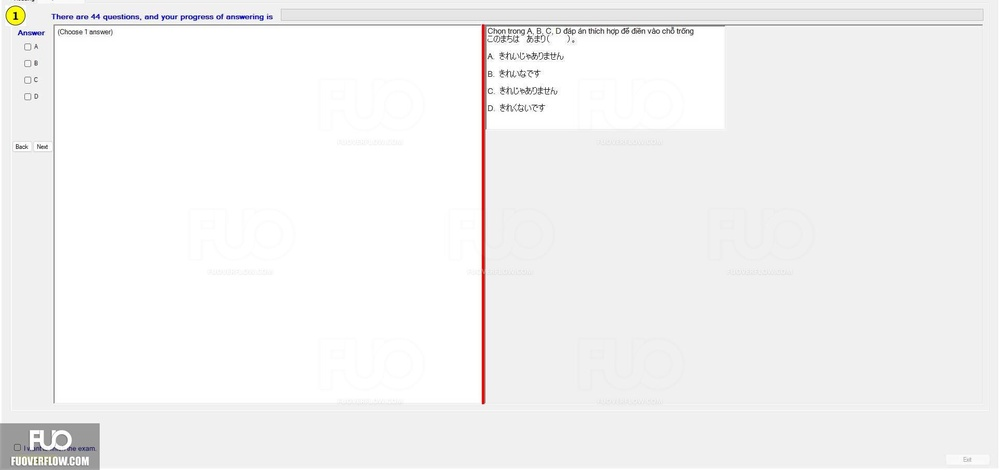
#> input picture nhung_dang_hinh/4.jpg, 1000 x 470 px, shrunk from 1926 x 906 before the run
$ python test_focus.py
#> lines starting #> are read from the running program, lines starting #| are printed output that depends on the picture; after the words box and inside, x2 and y2 are one past the last pixel; in counts of white or black regions, pixels touching at a corner belong together
# -*- coding: utf-8 -*-
"""
Created on Mon May 20 21:36:46 2024

@author: tlooc
"""

import cv2
import pytesseract
from PIL import Image

# Đặt đường dẫn tới Tesseract executable (nếu cần thiết, chỉ áp dụng cho Windows)
pytesseract.pytesseract.tesseract_cmd = r'C:\Program Files\Tesseract-OCR\tesseract.exe'

def extract_text_from_contours(image_path, target_chars='ABCD', lang='eng'):
    # Đọc hình ảnh
#> called with image_path = 'nhung_dang_hinh/4.jpg', target_chars = 'ABCD', lang = 'eng'
    img = cv2.imread(image_path)
#> img is the input picture: shape (470, 1000, 3); mean B, G, R 243.1, 243.1, 243.6

    # Chuyển đổi hình ảnh sang grayscale
    gray = cv2.cvtColor(img, cv2.COLOR_BGR2GRAY)

    # Áp dụng ngưỡng để nhị phân hóa hình ảnh
    _, thresh = cv2.threshold(gray, 150, 255, cv2.THRESH_BINARY_INV)
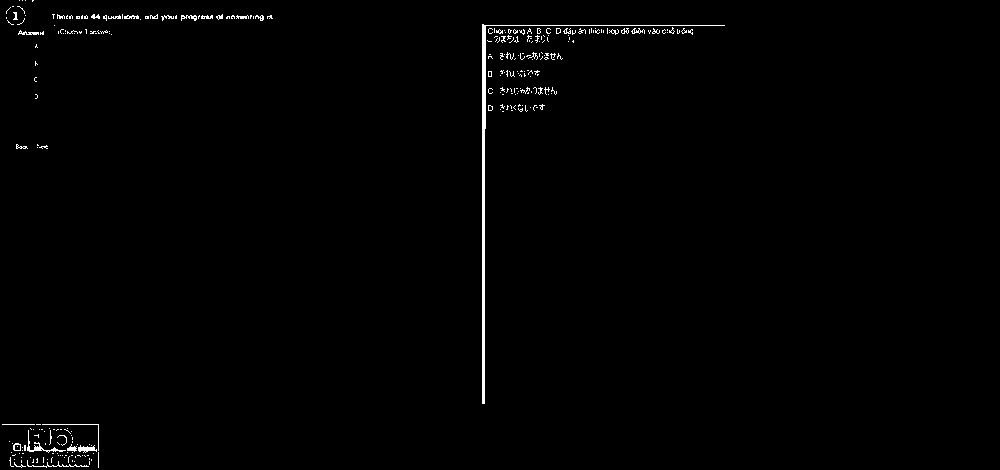
#> thresh: shape (470, 1000); 0.85% white in thin lines or dots, all inside (x1, y1, x2, y2) = (2, 0, 725, 468)

    # Tìm các đường viền trong hình ảnh
    contours, _ = cv2.findContours(thresh, cv2.RETR_EXTERNAL, cv2.CHAIN_APPROX_SIMPLE)
#> contours = 275 contours, 266 with area under 20; largest, box (x1, y1, x2, y2) and area: (482, 24, 725, 404) 862, (27, 430, 66, 453) 71, (78, 445, 97, 453) 60, (13, 443, 21, 451) 45, (18, 30, 39, 35) 30

    detected_text = []

    for contour in contours:
        # Tìm khung hình chữ nhật bao quanh đường viền
        x, y, w, h = cv2.boundingRect(contour)

        # Cắt hình ảnh theo khung hình chữ nhật
        cropped_img = img[y:y+h, x:x+w]

        # Sử dụng pytesseract để nhận diện văn bản từ hình ảnh đã cắt
        text = pytesseract.image_to_string(cropped_img, lang=lang)

        # Kiểm tra nếu văn bản chứa bất kỳ ký tự nào trong target_chars
        if any(char in text for char in target_chars):
            detected_text.append(text)

            # Vẽ khung hình chữ nhật xung quanh các ký tự được phát hiện
            cv2.rectangle(img, (x, y), (x + w, y + h), (0, 255, 0), 2)
#> this loop made 1 pass
#> (x, y, w, h) on pass 1: (14, 462, 12, 6)
#> after the loop, detected_text = []

    # # Hiển thị hình ảnh với các khung chữ nhật đã được vẽ
    # cv2.imshow('Detected Characters', img)
    # cv2.waitKey(0)
    # cv2.destroyAllWindows()

    return detected_text

# Đường dẫn tới hình ảnh cần xử lý
image_path = 'nhung_dang_hinh/4.jpg'

# Nhận diện văn bản từ hình ảnh
#> (the run stopped early here; a loop or call above may not have finished)

$ run again, with nhung_dang_hinh/1.jpg copied over nhung_dang_hinh/4.jpg
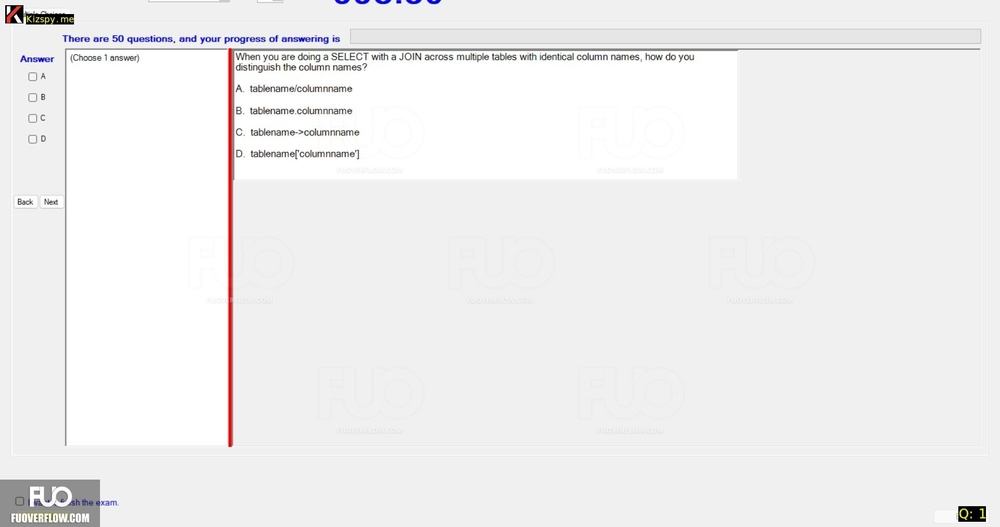
#> input picture nhung_dang_hinh/1.jpg, 1000 x 527 px, shrunk from 1920 x 1012 before the run
#> in extract_text_from_contours, img is the input picture: shape (527, 1000, 3); mean B, G, R 239.6, 239.4, 239.9
#> in extract_text_from_contours, `_, thresh = cv2.threshold(gray, 150, 255, cv2.THRESH_BINARY_INV)`:
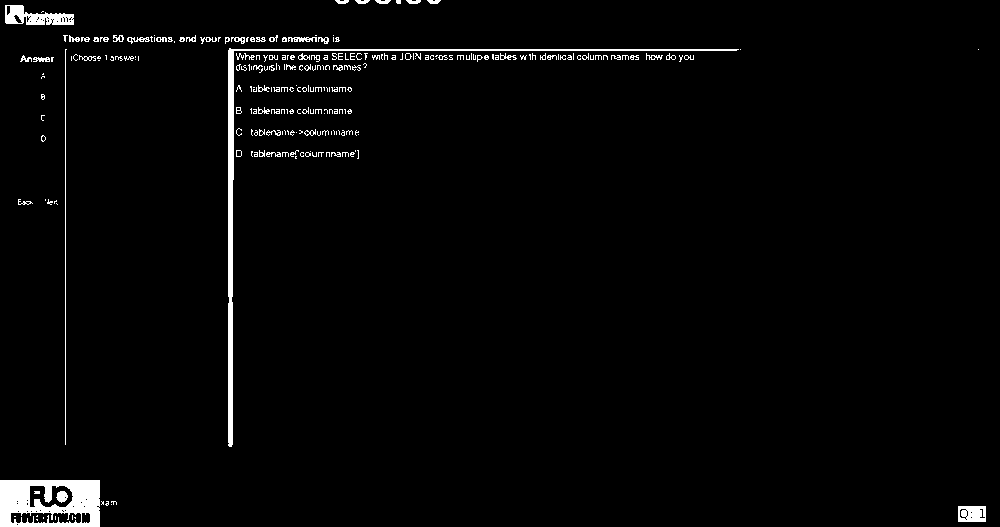
#> thresh: shape (527, 1000); 2.3% white; 249 white regions (180 under 20 px)
#> contours = 240 contours, 204 with area under 20; largest, box (x1, y1, x2, y2) and area: (0, 480, 100, 527) 4551, (228, 48, 739, 447) 2210, (5, 5, 74, 25) 802, (958, 506, 986, 522) 405, (288, 37, 317, 42) 66
#> the loop in extract_text_from_contours, `for contour in contours:` made 1 pass
#> (contour, x, y, w, h) on pass 1: ([[958, 506], [958, 521], [985, 521], [985, 506]], 958, 506, 28, 16)
#> after the loop in extract_text_from_contours, `for contour in contours:`: detected_text = []

$ run again, with nhung_dang_hinh/10.jpg copied over nhung_dang_hinh/4.jpg
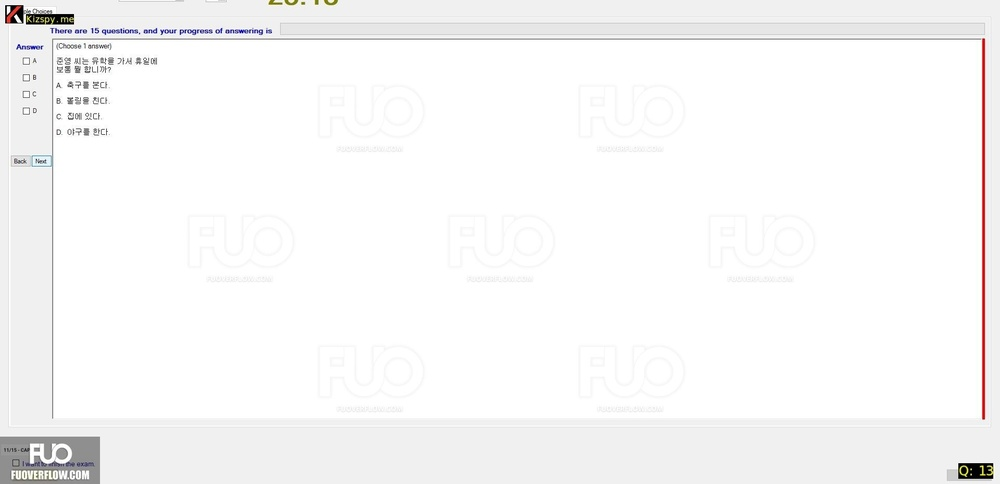
#> input picture nhung_dang_hinh/10.jpg, 1000 x 484 px, shrunk from 1920 x 930 before the run
#> in extract_text_from_contours, img is the input picture: shape (484, 1000, 3); mean B, G, R 247.6, 247.6, 247.9
#> in extract_text_from_contours, `_, thresh = cv2.threshold(gray, 150, 255, cv2.THRESH_BINARY_INV)`:
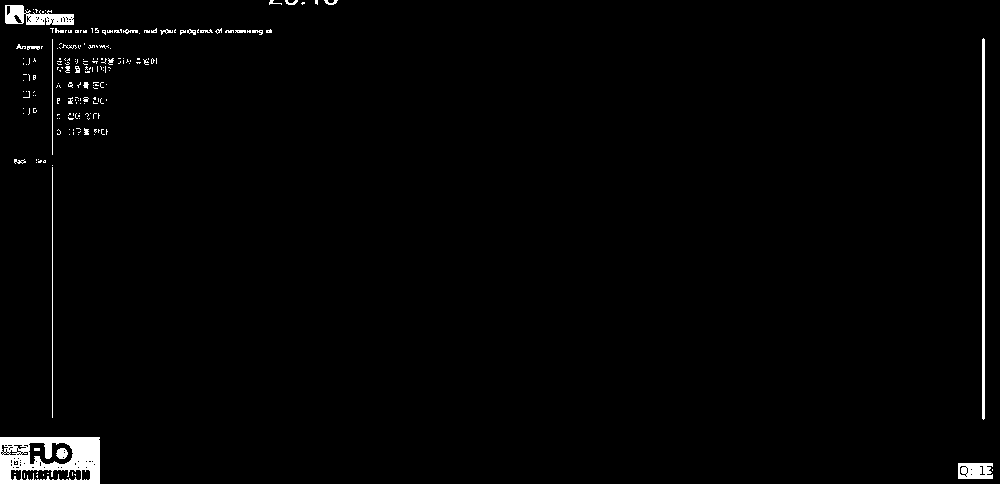
#> thresh: shape (484, 1000); 1.6% white; 200 white regions (172 under 20 px)
#> contours = 190 contours, 180 with area under 20; largest, box (x1, y1, x2, y2) and area: (0, 437, 100, 484) 4553, (5, 5, 74, 25) 791, (982, 38, 985, 420) 760, (958, 463, 993, 479) 474, (27, 46, 40, 50) 24
#> the loop in extract_text_from_contours, `for contour in contours:` made 1 pass
#> (contour, x, y, w, h, cropped_img) on pass 1: ([[992, 469], [992, 470]], 992, 469, 1, 2, [[0, 61, 59], [0, 41, 41]])
#> after the loop in extract_text_from_contours, `for contour in contours:`: detected_text = []

$ run again, with nhung_dang_hinh/11.jpg copied over nhung_dang_hinh/4.jpg
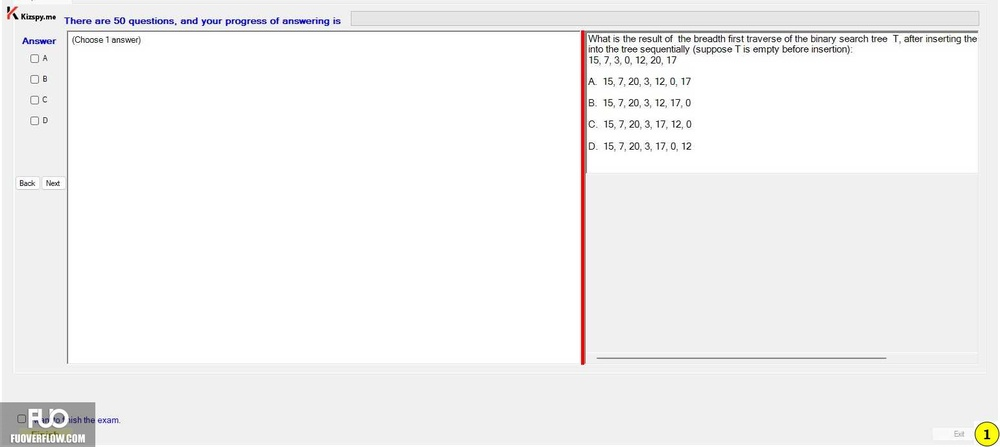
#> input picture nhung_dang_hinh/11.jpg, 1000 x 447 px, shrunk from 1542 x 690 before the run
#> in extract_text_from_contours, img is the input picture: shape (447, 1000, 3); mean B, G, R 243.4, 243.4, 244
#> in extract_text_from_contours, `_, thresh = cv2.threshold(gray, 150, 255, cv2.THRESH_BINARY_INV)`:
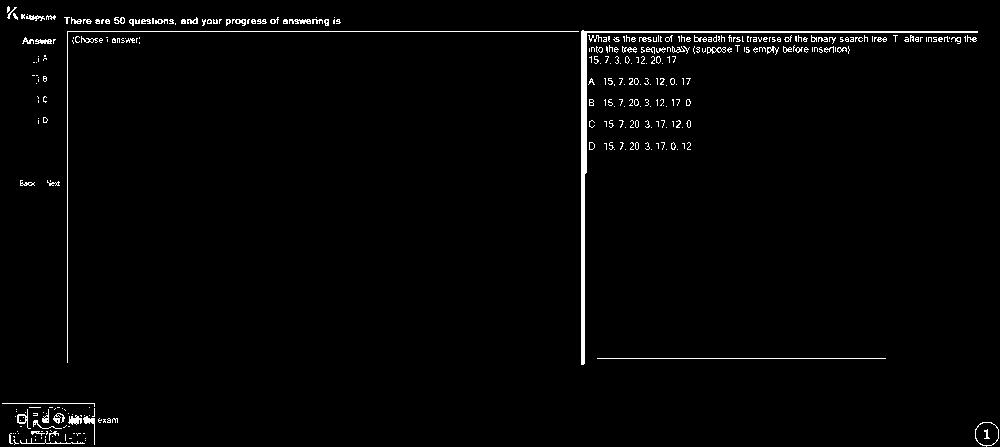
#> thresh: shape (447, 1000); 1.9% white in thin lines or dots
#> contours = 330 contours, 292 with area under 20; largest, box (x1, y1, x2, y2) and area: (581, 30, 978, 365) 1676, (975, 422, 999, 447) 448, (17, 409, 31, 429) 79, (707, 47, 726, 54) 67, (68, 415, 82, 425) 62
#> the loop in extract_text_from_contours, `for contour in contours:` made 1 pass
#> (x, y, w, h, cropped_img) on pass 1: (85, 440, 1, 1, [[150, 150, 150]])
#> after the loop in extract_text_from_contours, `for contour in contours:`: detected_text = []
